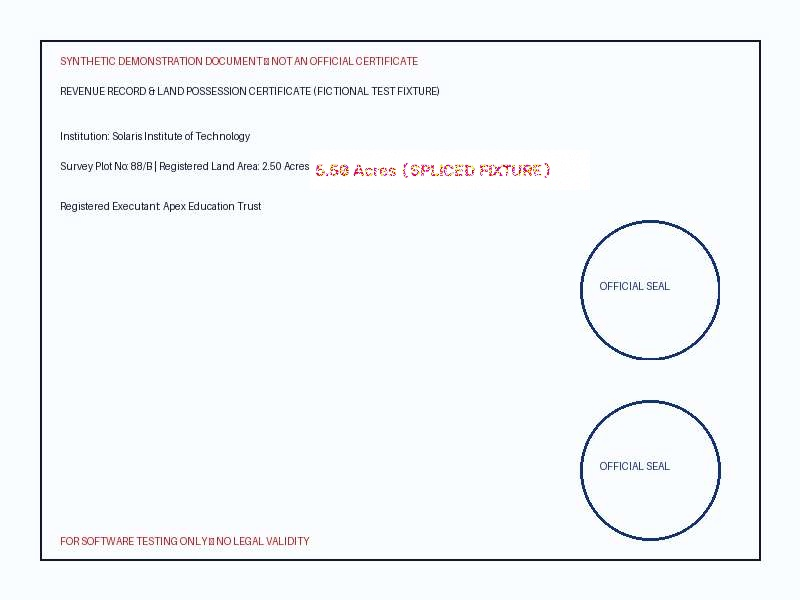
#> input picture sample_data/scenario_F_tampered/tampered_land_record.jpg, 800 x 600 px
$ python -i forensics_image.py   (imports and definitions only)
#> lines starting #> are read from the running program, lines starting #| are printed output that depends on the picture; after the words box and inside, x2 and y2 are one past the last pixel; in counts of white or black regions, pixels touching at a corner belong together
#> further down, picture is the input picture: shape (600, 800, 3); mean B, G, R 249.2, 247, 243.7
import os
import cv2
import numpy as np
from pathlib import Path
from typing import Dict, Any, List, Optional, Tuple
from PIL import Image
import fitz

from backend.app.core.config import settings

def perform_ela(
    image_bgr: np.ndarray,
    output_heatmap_path: str,
    quality: int = 90,
    scale: int = 18
) -> Dict[str, Any]:
    """
    Performs Error Level Analysis (ELA) by re-saving at a specified JPEG quality,
    calculating pixel difference, and amplifying difference to a visual heatmap.
    """
#> called with output_heatmap_path = 'out.png', quality = 90, scale = 18
    derived_dir = Path(output_heatmap_path).parent
    derived_dir.mkdir(parents=True, exist_ok=True)

    # Temporary encoded image in memory
    encode_param = [int(cv2.IMWRITE_JPEG_QUALITY), quality]
    _, enc_img = cv2.imencode(".jpg", image_bgr, encode_param)
    recompressed = cv2.imdecode(enc_img, cv2.IMREAD_COLOR)

    # Compute absolute difference
    diff = cv2.absdiff(image_bgr, recompressed)

    # Amplify differences for human inspection
    amplified = cv2.convertScaleAbs(diff, alpha=scale, beta=0)
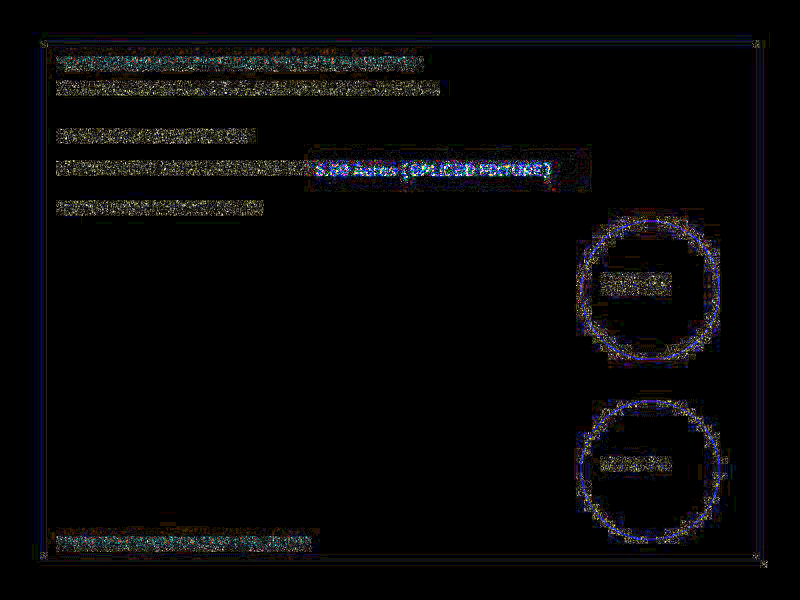
#> amplified: shape (600, 800, 3); mean B, G, R 7.4, 6.5, 6.7

    # Generate color heatmap
    gray_diff = cv2.cvtColor(amplified, cv2.COLOR_BGR2GRAY)
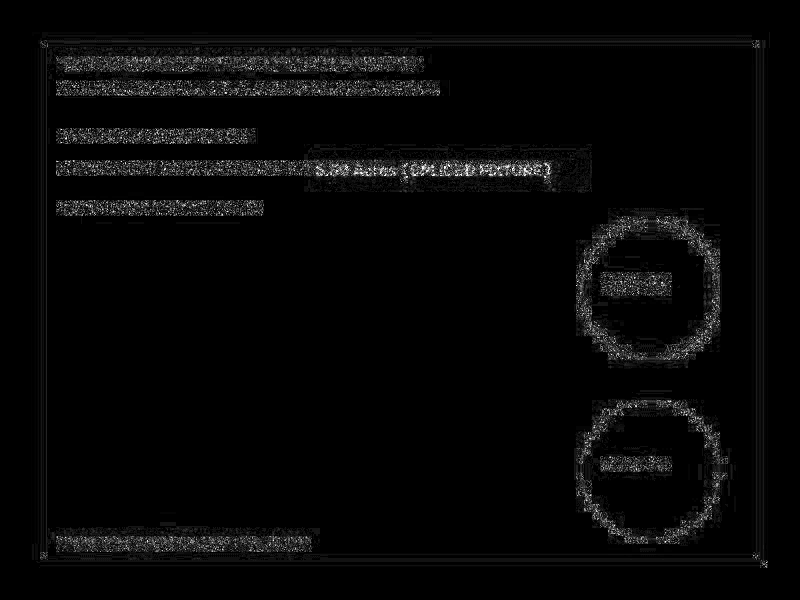
#> gray_diff: shape (600, 800); min 0, max 255, mean 6.7
    heatmap = cv2.applyColorMap(gray_diff, cv2.COLORMAP_JET)
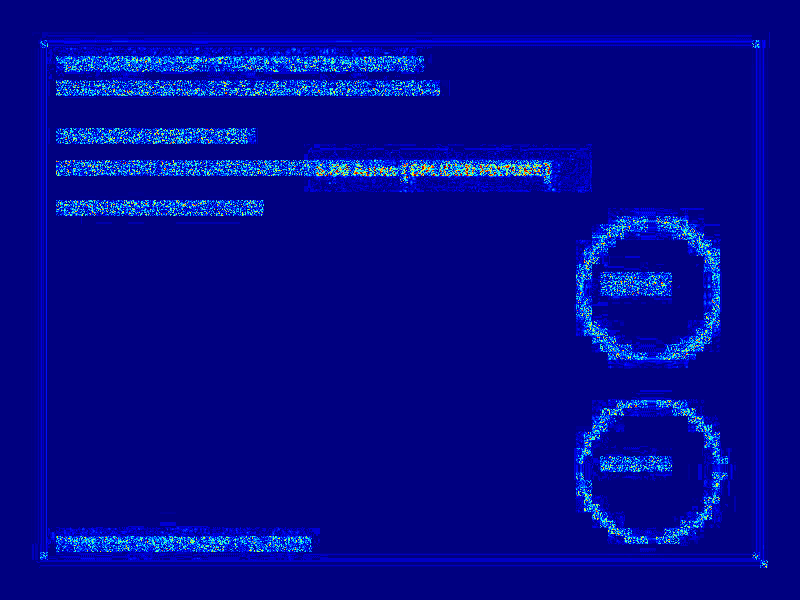
#> heatmap: shape (600, 800, 3); mean B, G, R 141.7, 8.1, 1.9

    # Save heatmap to derived folder
    cv2.imwrite(output_heatmap_path, heatmap)

    # Numeric metrics
    mean_diff = float(np.mean(diff))
#> mean_diff = 0.388
    max_diff = float(np.max(diff))
#> max_diff = 55
    h, w = gray_diff.shape[:2]
#> h = 600; w = 800
    high_delta_pixels = int(np.count_nonzero(gray_diff > 120))
#> high_delta_pixels = 4031
    high_delta_ratio = float(high_delta_pixels / (h * w))
#> high_delta_ratio = 0.0084

    # Identify top suspicious regions as bounding boxes
    suspicious_bboxes = []
    _, thresh = cv2.threshold(gray_diff, 130, 255, cv2.THRESH_BINARY)
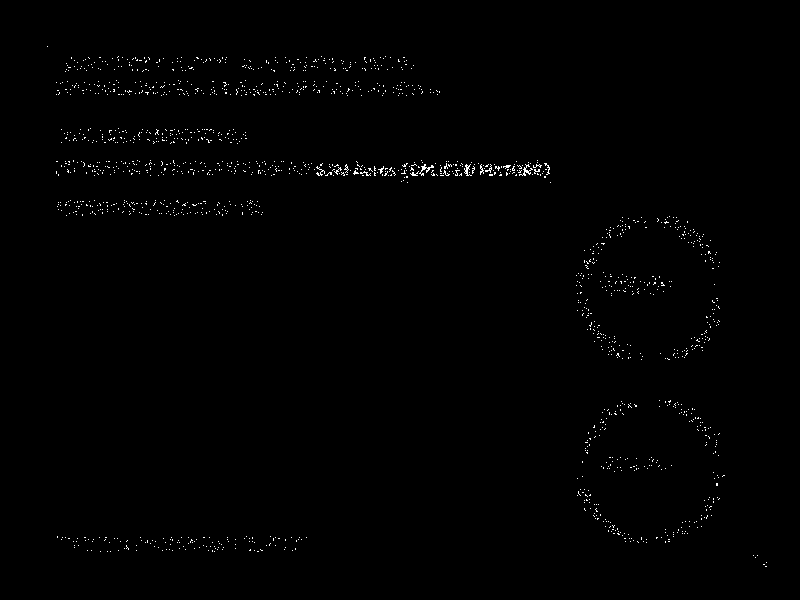
#> thresh: shape (600, 800); 0.63% white in thin lines or dots, all inside (x1, y1, x2, y2) = (47, 46, 767, 567)
    contours, _ = cv2.findContours(thresh, cv2.RETR_EXTERNAL, cv2.CHAIN_APPROX_SIMPLE)
#> contours = 1622 contours, 1619 with area under 20; largest, box (x1, y1, x2, y2) and area: (419, 164, 434, 176) 26, (464, 164, 472, 176) 20, (519, 164, 533, 176) 20

    for c in contours:
        area = cv2.contourArea(c)
        if 200 < area < (h * w * 0.25):  # Filter out trivial noise or whole-image artifacts
            x, y, bw, bh = cv2.boundingRect(c)
            suspicious_bboxes.append({
                "x": round(x / w, 4),
                "y": round(y / h, 4),
                "width": round(bw / w, 4),
                "height": round(bh / h, 4),
                "area": int(area)
            })
#> this loop made 1622 passes
#> (c, area) on passes 1 to 3: ([[765, 566], [766, 566]], 0), ([[763, 564], [764, 564]], 0), ([[766, 562]], 0)
#> after the loop, suspicious_bboxes = []

    # Sort by area descending and keep top 3
    suspicious_bboxes = sorted(suspicious_bboxes, key=lambda b: b["area"], reverse=True)[:3]

    return {
        "heatmap_path": output_heatmap_path,
        "mean_diff": round(mean_diff, 2),
        "max_diff": round(max_diff, 2),
        "high_delta_ratio": round(high_delta_ratio, 4),
        "suspicious_bboxes": suspicious_bboxes
    }

# [160 lines left out: functions detect_copy_move, analyze_image_forensics, not called in this run]

>>> import cv2
>>> picture = cv2.imread('../../../sample_data/scenario_F_tampered/tampered_land_record.jpg')
>>> result = perform_ela(picture, 'out.png')
#> result = {'heatmap_path': 'out.png', 'mean_diff': 0.39, 'max_diff': 55, 'high_delta_ratio': 0.0084, 'suspicious_bboxes': []}
